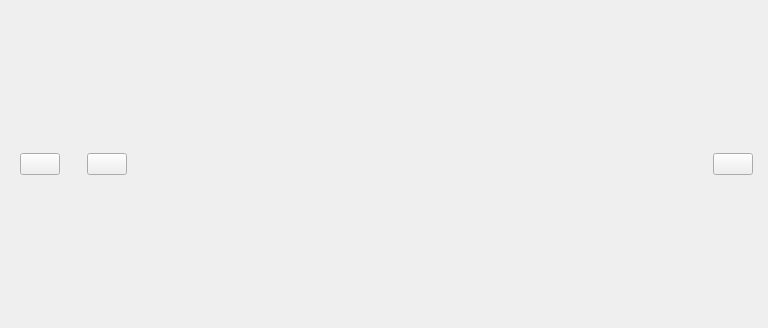
<?xml version="1.0" encoding="UTF-8"?>
<ui version="4.0">
 <class>PLSBgmItemView</class>
 <widget class="QFrame" name="PLSBgmItemView">
  <property name="geometry">
   <rect>
    <x>0</x>
    <y>0</y>
    <width>768</width>
    <height>328</height>
   </rect>
  </property>
  <property name="minimumSize">
   <size>
    <width>0</width>
    <height>0</height>
   </size>
  </property>
  <property name="maximumSize">
   <size>
    <width>16777215</width>
    <height>16777215</height>
   </size>
  </property>
  <property name="windowTitle">
   <string>Form</string>
  </property>
  <layout class="QVBoxLayout" name="verticalLayout_2">
   <property name="spacing">
    <number>0</number>
   </property>
   <property name="leftMargin">
    <number>0</number>
   </property>
   <property name="topMargin">
    <number>0</number>
   </property>
   <property name="rightMargin">
    <number>0</number>
   </property>
   <property name="bottomMargin">
    <number>0</number>
   </property>
   <item>
    <widget class="QFrame" name="frameInfo">
     <layout class="QHBoxLayout" name="horizontalLayout_3">
      <property name="spacing">
       <number>0</number>
      </property>
      <property name="leftMargin">
       <number>0</number>
      </property>
      <property name="topMargin">
       <number>0</number>
      </property>
      <property name="rightMargin">
       <number>0</number>
      </property>
      <property name="bottomMargin">
       <number>0</number>
      </property>
      <item>
       <layout class="QHBoxLayout" name="playingLayout">
        <property name="spacing">
         <number>10</number>
        </property>
        <property name="leftMargin">
         <number>20</number>
        </property>
        <property name="rightMargin">
         <number>15</number>
        </property>
        <item>
         <widget class="QPushButton" name="listenBtn">
          <property name="text">
           <string/>
          </property>
         </widget>
        </item>
        <item>
         <widget class="QLabel" name="playingLabel">
          <property name="text">
           <string/>
          </property>
         </widget>
        </item>
        <item>
         <widget class="QPushButton" name="loadingBtn">
          <property name="text">
           <string/>
          </property>
         </widget>
        </item>
       </layout>
      </item>
      <item>
       <layout class="QVBoxLayout" name="verticalLayout">
        <property name="spacing">
         <number>5</number>
        </property>
        <item>
         <spacer name="verticalSpacer_2">
          <property name="orientation">
           <enum>Qt::Vertical</enum>
          </property>
          <property name="sizeHint" stdset="0">
           <size>
            <width>20</width>
            <height>40</height>
           </size>
          </property>
         </spacer>
        </item>
        <item>
         <layout class="QHBoxLayout" name="horizontalLayout_2">
          <property name="spacing">
           <number>8</number>
          </property>
          <property name="sizeConstraint">
           <enum>QLayout::SetMaximumSize</enum>
          </property>
          <item>
           <widget class="CombinedLabel" name="label_name">
            <property name="sizePolicy">
             <sizepolicy hsizetype="Expanding" vsizetype="Preferred">
              <horstretch>0</horstretch>
              <verstretch>0</verstretch>
             </sizepolicy>
            </property>
            <property name="text">
             <string/>
            </property>
           </widget>
          </item>
         </layout>
        </item>
        <item>
         <layout class="QHBoxLayout" name="horizontalLayout">
          <property name="spacing">
           <number>5</number>
          </property>
          <item>
           <widget class="CombinedLabel" name="label_producer">
            <property name="sizePolicy">
             <sizepolicy hsizetype="Expanding" vsizetype="Preferred">
              <horstretch>0</horstretch>
              <verstretch>0</verstretch>
             </sizepolicy>
            </property>
           </widget>
          </item>
         </layout>
        </item>
        <item>
         <spacer name="verticalSpacer">
          <property name="orientation">
           <enum>Qt::Vertical</enum>
          </property>
          <property name="sizeHint" stdset="0">
           <size>
            <width>20</width>
            <height>40</height>
           </size>
          </property>
         </spacer>
        </item>
       </layout>
      </item>
      <item>
       <layout class="QHBoxLayout" name="horizontalLayout_5">
        <property name="spacing">
         <number>10</number>
        </property>
        <property name="leftMargin">
         <number>11</number>
        </property>
        <property name="rightMargin">
         <number>15</number>
        </property>
        <item>
         <widget class="QPushButton" name="delBtn">
          <property name="sizePolicy">
           <sizepolicy hsizetype="Preferred" vsizetype="Fixed">
            <horstretch>0</horstretch>
            <verstretch>0</verstretch>
           </sizepolicy>
          </property>
          <property name="text">
           <string/>
          </property>
         </widget>
        </item>
       </layout>
      </item>
     </layout>
    </widget>
   </item>
  </layout>
 </widget>
 <customwidgets>
  <customwidget>
   <class>CombinedLabel</class>
   <extends>QLabel</extends>
   <header>PLSLabel.hpp</header>
  </customwidget>
 </customwidgets>
 <resources/>
 <connections/>
</ui>
